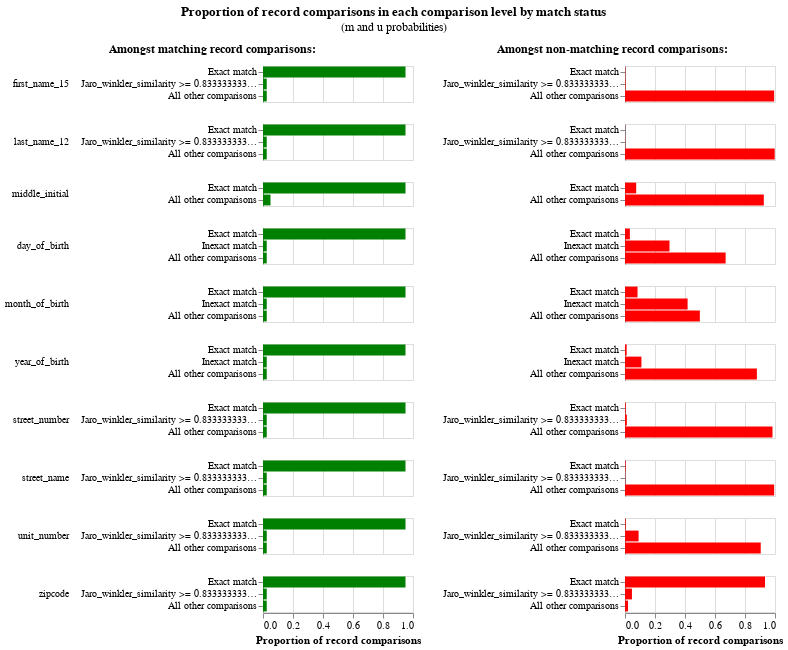

Source (notebook cell):
### Code cell
# Ignore the green bars on the left, these are the m probabilities that haven't been estimated yet
linker.m_u_parameters_chart()

### Figure 1 — Vega-Lite specification as saved in the notebook (floating-point values rounded to 4 significant figures)
{"config": {"view": {"continuousWidth": 300, "continuousHeight": 300, "discreteHeight": 300, "discreteWidth": 400}, "header": {"title": null}, "title": {"anchor": "middle", "offset": 10}}, "hconcat": [{"mark": "bar", "encoding": {"color": {"value": "green"}, "row": {"field": "comparison_name", "header": {"labelAlign": "left", "labelAnchor": "middle", "labelAngle": 0}, "sort": {"field": "comparison_sort_order"}, "type": "nominal"}, "tooltip": [{"field": "m_probability_description", "title": "m probability description", "type": "nominal"}, {"field": "comparison_name", "title": "Comparison column name", "type": "nominal"}, {"field": "label_for_charts", "title": "Label", "type": "ordinal"}, {"field": "sql_condition", "title": "SQL condition", "type": "nominal"}, {"field": "m_probability", "format": ".4p", "title": "m probability", "type": "quantitative"}, {"field": "u_probability", "format": ".4p", "title": "u probability", "type": "quantitative"}, {"field": "bayes_factor", "format": ",.4f", "title": "Bayes factor = m/u", "type": "quantitative"}, {"field": "log2_bayes_factor", "format": ",.4f", "title": "Match weight = log2(m/u)", "type": "quantitative"}], "x": {"axis": {"title": "Proportion of record comparisons"}, "field": "m_probability", "type": "quantitative"}, "y": {"axis": {"title": null}, "field": "label_for_charts", "sort": {"field": "comparison_vector_value", "order": "descending"}, "type": "nominal"}}, "height": {"step": 12}, "resolve": {"scale": {"y": "independent"}}, "title": {"text": "Amongst matching record comparisons:", "fontSize": 12, "fontWeight": "bold"}, "transform": [{"filter": "(datum.bayes_factor != 'no-op filter due to vega lite issue 4680')"}], "width": 150}, {"mark": "bar", "encoding": {"color": {"value": "red"}, "row": {"field": "comparison_name", "header": {"labels": false}, "sort": {"field": "comparison_sort_order"}, "type": "nominal"}, "tooltip": [{"field": "u_probability_description", "title": "u probability description", "type": "nominal"}, {"field": "comparison_name", "title": "Comparison column name", "type": "nominal"}, {"field": "label_for_charts", "title": "Label", "type": "ordinal"}, {"field": "sql_condition", "title": "SQL condition", "type": "nominal"}, {"field": "m_probability", "format": ".4p", "title": "m probability", "type": "quantitative"}, {"field": "u_probability", "format": ".4p", "title": "u probability", "type": "quantitative"}, {"field": "bayes_factor", "format": ",.4f", "title": "Bayes factor = m/u", "type": "quantitative"}, {"field": "log2_bayes_factor", "format": ",.4f", "title": "Match weight = log2(m/u)", "type": "quantitative"}], "x": {"axis": {"title": "Proportion of record comparisons"}, "field": "u_probability", "type": "quantitative"}, "y": {"axis": {"title": null}, "field": "label_for_charts", "sort": {"field": "comparison_vector_value", "order": "descending"}, "type": "nominal"}}, "height": {"step": 12}, "resolve": {"scale": {"y": "independent"}}, "title": {"text": "Amongst non-matching record comparisons:", "fontSize": 12, "fontWeight": "bold"}, "transform": [{"filter": "(datum.bayes_factor != 'no-op filter2 due to vega lite issue 4680')"}], "width": 150}], "data": {"name": "data-6771a465c19456266f831f124d48beb2"}, "title": {"text": "Proportion of record comparisons in each comparison level by match status", "subtitle": "(m and u probabilities)"}, "$schema": "https://vega.github.io/schema/vega-lite/v5.9.3.json", "datasets": {"data-6771a465c19456266f831f124d48beb2": [{"comparison_name": "first_name_15", "sql_condition": "\"first_name_15_l\" = \"first_name_15_r\"", "label_for_charts": "Exact match", "m_probability": 0.95, "u_probability": 0.002088, "m_probability_description": "Amongst matching record comparisons, 95.00% of records are in the exact match comparison level", "u_probability_description": "Amongst non-matching record comparisons, 0.21% of records are in the exact match comparison level", "has_tf_adjustments": false, "tf_adjustment_column": null, "tf_adjustment_weight": 1.0, "is_null_level": false, "bayes_factor": 455.0, "log2_bayes_factor": 8.83, "comparison_vector_value": 2, "max_comparison_vector_value": 2, "bayes_factor_description": "If comparison level is `exact match` then comparison is 455.01 times more likely to be a match", "probability_two_random_records_match": 1.487e-05, "comparison_sort_order": 0}, {"comparison_name": "first_name_15", "sql_condition": "jaro_winkler_similarity(\"first_name_15_l\", \"first_name_15_r\") >= 0.8333333333333334", "label_for_charts": "Jaro_winkler_similarity >= 0.8333333333333334", "m_probability": 0.025, "u_probability": 0.003496, "m_probability_description": "Amongst matching record comparisons, 2.50% of records are in the jaro_winkler_similarity >= 0.8333333333333334 comparison level", "u_probability_description": "Amongst non-matching record comparisons, 0.35% of records are in the jaro_winkler_similarity >= 0.8333333333333334 comparison level", "has_tf_adjustments": false, "tf_adjustment_column": null, "tf_adjustment_weight": 1.0, "is_null_level": false, "bayes_factor": 7.151, "log2_bayes_factor": 2.838, "comparison_vector_value": 1, "max_comparison_vector_value": 2, "bayes_factor_description": "If comparison level is `jaro_winkler_similarity >= 0.8333333333333334` then comparison is 7.15 times more likely to be a match", "probability_two_random_records_match": 1.487e-05, "comparison_sort_order": 0}, {"comparison_name": "first_name_15", "sql_condition": "ELSE", "label_for_charts": "All other comparisons", "m_probability": 0.025, "u_probability": 0.9944, "m_probability_description": "Amongst matching record comparisons, 2.50% of records are in the all other comparisons comparison level", "u_probability_description": "Amongst non-matching record comparisons, 99.44% of records are in the all other comparisons comparison level", "has_tf_adjustments": false, "tf_adjustment_column": null, "tf_adjustment_weight": 1.0, "is_null_level": false, "bayes_factor": 0.02514, "log2_bayes_factor": -5.314, "comparison_vector_value": 0, "max_comparison_vector_value": 2, "bayes_factor_description": "If comparison level is `all other comparisons` then comparison is  39.78 times less likely to be a match", "probability_two_random_records_match": 1.487e-05, "comparison_sort_order": 0}, {"comparison_name": "last_name_12", "sql_condition": "\"last_name_12_l\" = \"last_name_12_r\"", "label_for_charts": "Exact match", "m_probability": 0.95, "u_probability": 0.0006531, "m_probability_description": "Amongst matching record comparisons, 95.00% of records are in the exact match comparison level", "u_probability_description": "Amongst non-matching record comparisons, 0.07% of records are in the exact match comparison level", "has_tf_adjustments": false, "tf_adjustment_column": null, "tf_adjustment_weight": 1.0, "is_null_level": false, "bayes_factor": 1454.0, "log2_bayes_factor": 10.51, "comparison_vector_value": 2, "max_comparison_vector_value": 2, "bayes_factor_description": "If comparison level is `exact match` then comparison is 1,454.50 times more likely to be a match", "probability_two_random_records_match": 1.487e-05, "comparison_sort_order": 1}, {"comparison_name": "last_name_12", "sql_condition": "jaro_winkler_similarity(\"last_name_12_l\", \"last_name_12_r\") >= 0.8333333333333334", "label_for_charts": "Jaro_winkler_similarity >= 0.8333333333333334", "m_probability": 0.025, "u_probability": 0.001259, "m_probability_description": "Amongst matching record comparisons, 2.50% of records are in the jaro_winkler_similarity >= 0.8333333333333334 comparison level", "u_probability_description": "Amongst non-matching record comparisons, 0.13% of records are in the jaro_winkler_similarity >= 0.8333333333333334 comparison level", "has_tf_adjustments": false, "tf_adjustment_column": null, "tf_adjustment_weight": 1.0, "is_null_level": false, "bayes_factor": 19.86, "log2_bayes_factor": 4.312, "comparison_vector_value": 1, "max_comparison_vector_value": 2, "bayes_factor_description": "If comparison level is `jaro_winkler_similarity >= 0.8333333333333334` then comparison is 19.86 times more likely to be a match", "probability_two_random_records_match": 1.487e-05, "comparison_sort_order": 1}, {"comparison_name": "last_name_12", "sql_condition": "ELSE", "label_for_charts": "All other comparisons", "m_probability": 0.025, "u_probability": 0.9981, "m_probability_description": "Amongst matching record comparisons, 2.50% of records are in the all other comparisons comparison level", "u_probability_description": "Amongst non-matching record comparisons, 99.81% of records are in the all other comparisons comparison level", "has_tf_adjustments": false, "tf_adjustment_column": null, "tf_adjustment_weight": 1.0, "is_null_level": false, "bayes_factor": 0.02505, "log2_bayes_factor": -5.319, "comparison_vector_value": 0, "max_comparison_vector_value": 2, "bayes_factor_description": "If comparison level is `all other comparisons` then comparison is  39.92 times less likely to be a match", "probability_two_random_records_match": 1.487e-05, "comparison_sort_order": 1}, {"comparison_name": "middle_initial", "sql_condition": "\"middle_initial_l\" = \"middle_initial_r\"", "label_for_charts": "Exact match", "m_probability": 0.95, "u_probability": 0.07459, "m_probability_description": "Amongst matching record comparisons, 95.00% of records are in the exact match comparison level", "u_probability_description": "Amongst non-matching record comparisons, 7.46% of records are in the exact match comparison level", "has_tf_adjustments": false, "tf_adjustment_column": null, "tf_adjustment_weight": 1.0, "is_null_level": false, "bayes_factor": 12.74, "log2_bayes_factor": 3.671, "comparison_vector_value": 1, "max_comparison_vector_value": 1, "bayes_factor_description": "If comparison level is `exact match` then comparison is 12.74 times more likely to be a match", "probability_two_random_records_match": 1.487e-05, "comparison_sort_order": 2}, {"comparison_name": "middle_initial", "sql_condition": "ELSE", "label_for_charts": "All other comparisons", "m_probability": 0.05, "u_probability": 0.9254, "m_probability_description": "Amongst matching record comparisons, 5.00% of records are in the all other comparisons comparison level", "u_probability_description": "Amongst non-matching record comparisons, 92.54% of records are in the all other comparisons comparison level", "has_tf_adjustments": false, "tf_adjustment_column": null, "tf_adjustment_weight": 1.0, "is_null_level": false, "bayes_factor": 0.05403, "log2_bayes_factor": -4.21, "comparison_vector_value": 0, "max_comparison_vector_value": 1, "bayes_factor_description": "If comparison level is `all other comparisons` then comparison is  18.51 times less likely to be a match", "probability_two_random_records_match": 1.487e-05, "comparison_sort_order": 2}, {"comparison_name": "day_of_birth", "sql_condition": "\"day_of_birth_l\" = \"day_of_birth_r\"", "label_for_charts": "Exact match", "m_probability": 0.95, "u_probability": 0.03247, "m_probability_description": "Amongst matching record comparisons, 95.00% of records are in the exact match comparison level", "u_probability_description": "Amongst non-matching record comparisons, 3.25% of records are in the exact match comparison level", "has_tf_adjustments": false, "tf_adjustment_column": null, "tf_adjustment_weight": 1.0, "is_null_level": false, "bayes_factor": 29.25, "log2_bayes_factor": 4.871, "comparison_vector_value": 2, "max_comparison_vector_value": 2, "bayes_factor_description": "If comparison level is `exact match` then comparison is 29.25 times more likely to be a match", "probability_two_random_records_match": 1.487e-05, "comparison_sort_order": 3}, {"comparison_name": "day_of_birth", "sql_condition": "abs(day_of_birth_l - day_of_birth_r) <= 5", "label_for_charts": "Inexact match", "m_probability": 0.025, "u_probability": 0.2966, "m_probability_description": "Amongst matching record comparisons, 2.50% of records are in the inexact match comparison level", "u_probability_description": "Amongst non-matching record comparisons, 29.66% of records are in the inexact match comparison level", "has_tf_adjustments": false, "tf_adjustment_column": null, "tf_adjustment_weight": 1.0, "is_null_level": false, "bayes_factor": 0.08429, "log2_bayes_factor": -3.569, "comparison_vector_value": 1, "max_comparison_vector_value": 2, "bayes_factor_description": "If comparison level is `inexact match` then comparison is  11.86 times less likely to be a match", "probability_two_random_records_match": 1.487e-05, "comparison_sort_order": 3}, {"comparison_name": "day_of_birth", "sql_condition": "ELSE", "label_for_charts": "All other comparisons", "m_probability": 0.025, "u_probability": 0.6709, "m_probability_description": "Amongst matching record comparisons, 2.50% of records are in the all other comparisons comparison level", "u_probability_description": "Amongst non-matching record comparisons, 67.09% of records are in the all other comparisons comparison level", "has_tf_adjustments": false, "tf_adjustment_column": null, "tf_adjustment_weight": 1.0, "is_null_level": false, "bayes_factor": 0.03726, "log2_bayes_factor": -4.746, "comparison_vector_value": 0, "max_comparison_vector_value": 2, "bayes_factor_description": "If comparison level is `all other comparisons` then comparison is  26.84 times less likely to be a match", "probability_two_random_records_match": 1.487e-05, "comparison_sort_order": 3}, {"comparison_name": "month_of_birth", "sql_condition": "\"month_of_birth_l\" = \"month_of_birth_r\"", "label_for_charts": "Exact match", "m_probability": 0.95, "u_probability": 0.08359, "m_probability_description": "Amongst matching record comparisons, 95.00% of records are in the exact match comparison level", "u_probability_description": "Amongst non-matching record comparisons, 8.36% of records are in the exact match comparison level", "has_tf_adjustments": false, "tf_adjustment_column": null, "tf_adjustment_weight": 1.0, "is_null_level": false, "bayes_factor": 11.36, "log2_bayes_factor": 3.506, "comparison_vector_value": 2, "max_comparison_vector_value": 2, "bayes_factor_description": "If comparison level is `exact match` then comparison is 11.36 times more likely to be a match", "probability_two_random_records_match": 1.487e-05, "comparison_sort_order": 4}, {"comparison_name": "month_of_birth", "sql_condition": "abs(month_of_birth_l - month_of_birth_r) <= 3", "label_for_charts": "Inexact match", "m_probability": 0.025, "u_probability": 0.4174, "m_probability_description": "Amongst matching record comparisons, 2.50% of records are in the inexact match comparison level", "u_probability_description": "Amongst non-matching record comparisons, 41.74% of records are in the inexact match comparison level", "has_tf_adjustments": false, "tf_adjustment_column": null, "tf_adjustment_weight": 1.0, "is_null_level": false, "bayes_factor": 0.05989, "log2_bayes_factor": -4.062, "comparison_vector_value": 1, "max_comparison_vector_value": 2, "bayes_factor_description": "If comparison level is `inexact match` then comparison is  16.70 times less likely to be a match", "probability_two_random_records_match": 1.487e-05, "comparison_sort_order": 4}, {"comparison_name": "month_of_birth", "sql_condition": "ELSE", "label_for_charts": "All other comparisons", "m_probability": 0.025, "u_probability": 0.499, "m_probability_description": "Amongst matching record comparisons, 2.50% of records are in the all other comparisons comparison level", "u_probability_description": "Amongst non-matching record comparisons, 49.90% of records are in the all other comparisons comparison level", "has_tf_adjustments": false, "tf_adjustment_column": null, "tf_adjustment_weight": 1.0, "is_null_level": false, "bayes_factor": 0.0501, "log2_bayes_factor": -4.319, "comparison_vector_value": 0, "max_comparison_vector_value": 2, "bayes_factor_description": "If comparison level is `all other comparisons` then comparison is  19.96 times less likely to be a match", "probability_two_random_records_match": 1.487e-05, "comparison_sort_order": 4}, {"comparison_name": "year_of_birth", "sql_condition": "\"year_of_birth_l\" = \"year_of_birth_r\"", "label_for_charts": "Exact match", "m_probability": 0.95, "u_probability": 0.01111, "m_probability_description": "Amongst matching record comparisons, 95.00% of records are in the exact match comparison level", "u_probability_description": "Amongst non-matching record comparisons, 1.11% of records are in the exact match comparison level", "has_tf_adjustments": false, "tf_adjustment_column": null, "tf_adjustment_weight": 1.0, "is_null_level": false, "bayes_factor": 85.51, "log2_bayes_factor": 6.418, "comparison_vector_value": 2, "max_comparison_vector_value": 2, "bayes_factor_description": "If comparison level is `exact match` then comparison is 85.51 times more likely to be a match", "probability_two_random_records_match": 1.487e-05, "comparison_sort_order": 5}, {"comparison_name": "year_of_birth", "sql_condition": "abs(year_of_birth_l - year_of_birth_r) <= 5", "label_for_charts": "Inexact match", "m_probability": 0.025, "u_probability": 0.1096, "m_probability_description": "Amongst matching record comparisons, 2.50% of records are in the inexact match comparison level", "u_probability_description": "Amongst non-matching record comparisons, 10.96% of records are in the inexact match comparison level", "has_tf_adjustments": false, "tf_adjustment_column": null, "tf_adjustment_weight": 1.0, "is_null_level": false, "bayes_factor": 0.2281, "log2_bayes_factor": -2.132, "comparison_vector_value": 1, "max_comparison_vector_value": 2, "bayes_factor_description": "If comparison level is `inexact match` then comparison is  4.38 times less likely to be a match", "probability_two_random_records_match": 1.487e-05, "comparison_sort_order": 5}, {"comparison_name": "year_of_birth", "sql_condition": "ELSE", "label_for_charts": "All other comparisons", "m_probability": 0.025, "u_probability": 0.8793, "m_probability_description": "Amongst matching record comparisons, 2.50% of records are in the all other comparisons comparison level", "u_probability_description": "Amongst non-matching record comparisons, 87.93% of records are in the all other comparisons comparison level", "has_tf_adjustments": false, "tf_adjustment_column": null, "tf_adjustment_weight": 1.0, "is_null_level": false, "bayes_factor": 0.02843, "log2_bayes_factor": -5.136, "comparison_vector_value": 0, "max_comparison_vector_value": 2, "bayes_factor_description": "If comparison level is `all other comparisons` then comparison is  35.17 times less likely to be a match", "probability_two_random_records_match": 1.487e-05, "comparison_sort_order": 5}, {"comparison_name": "street_number", "sql_condition": "\"street_number_l\" = \"street_number_r\"", "label_for_charts": "Exact match", "m_probability": 0.95, "u_probability": 0.004592, "m_probability_description": "Amongst matching record comparisons, 95.00% of records are in the exact match comparison level", "u_probability_description": "Amongst non-matching record comparisons, 0.46% of records are in the exact match comparison level", "has_tf_adjustments": false, "tf_adjustment_column": null, "tf_adjustment_weight": 1.0, "is_null_level": false, "bayes_factor": 206.9, "log2_bayes_factor": 7.693, "comparison_vector_value": 2, "max_comparison_vector_value": 2, "bayes_factor_description": "If comparison level is `exact match` then comparison is 206.90 times more likely to be a match", "probability_two_random_records_match": 1.487e-05, "comparison_sort_order": 6}, {"comparison_name": "street_number", "sql_condition": "jaro_winkler_similarity(\"street_number_l\", \"street_number_r\") >= 0.8333333333333334", "label_for_charts": "Jaro_winkler_similarity >= 0.8333333333333334", "m_probability": 0.025, "u_probability": 0.01221, "m_probability_description": "Amongst matching record comparisons, 2.50% of records are in the jaro_winkler_similarity >= 0.8333333333333334 comparison level", "u_probability_description": "Amongst non-matching record comparisons, 1.22% of records are in the jaro_winkler_similarity >= 0.8333333333333334 comparison level", "has_tf_adjustments": false, "tf_adjustment_column": null, "tf_adjustment_weight": 1.0, "is_null_level": false, "bayes_factor": 2.047, "log2_bayes_factor": 1.033, "comparison_vector_value": 1, "max_comparison_vector_value": 2, "bayes_factor_description": "If comparison level is `jaro_winkler_similarity >= 0.8333333333333334` then comparison is 2.05 times more likely to be a match", "probability_two_random_records_match": 1.487e-05, "comparison_sort_order": 6}, {"comparison_name": "street_number", "sql_condition": "ELSE", "label_for_charts": "All other comparisons", "m_probability": 0.025, "u_probability": 0.9832, "m_probability_description": "Amongst matching record comparisons, 2.50% of records are in the all other comparisons comparison level", "u_probability_description": "Amongst non-matching record comparisons, 98.32% of records are in the all other comparisons comparison level", "has_tf_adjustments": false, "tf_adjustment_column": null, "tf_adjustment_weight": 1.0, "is_null_level": false, "bayes_factor": 0.02543, "log2_bayes_factor": -5.297, "comparison_vector_value": 0, "max_comparison_vector_value": 2, "bayes_factor_description": "If comparison level is `all other comparisons` then comparison is  39.33 times less likely to be a match", "probability_two_random_records_match": 1.487e-05, "comparison_sort_order": 6}, {"comparison_name": "street_name", "sql_condition": "\"street_name_l\" = \"street_name_r\"", "label_for_charts": "Exact match", "m_probability": 0.95, "u_probability": 0.003833, "m_probability_description": "Amongst matching record comparisons, 95.00% of records are in the exact match comparison level", "u_probability_description": "Amongst non-matching record comparisons, 0.38% of records are in the exact match comparison level", "has_tf_adjustments": false, "tf_adjustment_column": null, "tf_adjustment_weight": 1.0, "is_null_level": false, "bayes_factor": 247.8, "log2_bayes_factor": 7.953, "comparison_vector_value": 2, "max_comparison_vector_value": 2, "bayes_factor_description": "If comparison level is `exact match` then comparison is 247.83 times more likely to be a match", "probability_two_random_records_match": 1.487e-05, "comparison_sort_order": 7}, {"comparison_name": "street_name", "sql_condition": "jaro_winkler_similarity(\"street_name_l\", \"street_name_r\") >= 0.8333333333333334", "label_for_charts": "Jaro_winkler_similarity >= 0.8333333333333334", "m_probability": 0.025, "u_probability": 0.001766, "m_probability_description": "Amongst matching record comparisons, 2.50% of records are in the jaro_winkler_similarity >= 0.8333333333333334 comparison level", "u_probability_description": "Amongst non-matching record comparisons, 0.18% of records are in the jaro_winkler_similarity >= 0.8333333333333334 comparison level", "has_tf_adjustments": false, "tf_adjustment_column": null, "tf_adjustment_weight": 1.0, "is_null_level": false, "bayes_factor": 14.15, "log2_bayes_factor": 3.823, "comparison_vector_value": 1, "max_comparison_vector_value": 2, "bayes_factor_description": "If comparison level is `jaro_winkler_similarity >= 0.8333333333333334` then comparison is 14.15 times more likely to be a match", "probability_two_random_records_match": 1.487e-05, "comparison_sort_order": 7}, {"comparison_name": "street_name", "sql_condition": "ELSE", "label_for_charts": "All other comparisons", "m_probability": 0.025, "u_probability": 0.9944, "m_probability_description": "Amongst matching record comparisons, 2.50% of records are in the all other comparisons comparison level", "u_probability_description": "Amongst non-matching record comparisons, 99.44% of records are in the all other comparisons comparison level", "has_tf_adjustments": false, "tf_adjustment_column": null, "tf_adjustment_weight": 1.0, "is_null_level": false, "bayes_factor": 0.02514, "log2_bayes_factor": -5.314, "comparison_vector_value": 0, "max_comparison_vector_value": 2, "bayes_factor_description": "If comparison level is `all other comparisons` then comparison is  39.78 times less likely to be a match", "probability_two_random_records_match": 1.487e-05, "comparison_sort_order": 7}, {"comparison_name": "unit_number", "sql_condition": "\"unit_number_l\" = \"unit_number_r\"", "label_for_charts": "Exact match", "m_probability": 0.95, "u_probability": 0.004421, "m_probability_description": "Amongst matching record comparisons, 95.00% of records are in the exact match comparison level", "u_probability_description": "Amongst non-matching record comparisons, 0.44% of records are in the exact match comparison level", "has_tf_adjustments": false, "tf_adjustment_column": null, "tf_adjustment_weight": 1.0, "is_null_level": false, "bayes_factor": 214.9, "log2_bayes_factor": 7.747, "comparison_vector_value": 2, "max_comparison_vector_value": 2, "bayes_factor_description": "If comparison level is `exact match` then comparison is 214.89 times more likely to be a match", "probability_two_random_records_match": 1.487e-05, "comparison_sort_order": 8}, {"comparison_name": "unit_number", "sql_condition": "jaro_winkler_similarity(\"unit_number_l\", \"unit_number_r\") >= 0.8333333333333334", "label_for_charts": "Jaro_winkler_similarity >= 0.8333333333333334", "m_probability": 0.025, "u_probability": 0.09068, "m_probability_description": "Amongst matching record comparisons, 2.50% of records are in the jaro_winkler_similarity >= 0.8333333333333334 comparison level", "u_probability_description": "Amongst non-matching record comparisons, 9.07% of records are in the jaro_winkler_similarity >= 0.8333333333333334 comparison level", "has_tf_adjustments": false, "tf_adjustment_column": null, "tf_adjustment_weight": 1.0, "is_null_level": false, "bayes_factor": 0.2757, "log2_bayes_factor": -1.859, "comparison_vector_value": 1, "max_comparison_vector_value": 2, "bayes_factor_description": "If comparison level is `jaro_winkler_similarity >= 0.8333333333333334` then comparison is  3.63 times less likely to be a match", "probability_two_random_records_match": 1.487e-05, "comparison_sort_order": 8}, {"comparison_name": "unit_number", "sql_condition": "ELSE", "label_for_charts": "All other comparisons", "m_probability": 0.025, "u_probability": 0.9049, "m_probability_description": "Amongst matching record comparisons, 2.50% of records are in the all other comparisons comparison level", "u_probability_description": "Amongst non-matching record comparisons, 90.49% of records are in the all other comparisons comparison level", "has_tf_adjustments": false, "tf_adjustment_column": null, "tf_adjustment_weight": 1.0, "is_null_level": false, "bayes_factor": 0.02763, "log2_bayes_factor": -5.178, "comparison_vector_value": 0, "max_comparison_vector_value": 2, "bayes_factor_description": "If comparison level is `all other comparisons` then comparison is  36.20 times less likely to be a match", "probability_two_random_records_match": 1.487e-05, "comparison_sort_order": 8}, {"comparison_name": "zipcode", "sql_condition": "\"zipcode_l\" = \"zipcode_r\"", "label_for_charts": "Exact match", "m_probability": 0.95, "u_probability": 0.9335, "m_probability_description": "Amongst matching record comparisons, 95.00% of records are in the exact match comparison level", "u_probability_description": "Amongst non-matching record comparisons, 93.35% of records are in the exact match comparison level", "has_tf_adjustments": false, "tf_adjustment_column": null, "tf_adjustment_weight": 1.0, "is_null_level": false, "bayes_factor": 1.018, "log2_bayes_factor": 0.02527, "comparison_vector_value": 2, "max_comparison_vector_value": 2, "bayes_factor_description": "If comparison level is `exact match` then comparison is 1.02 times more likely to be a match", "probability_two_random_records_match": 1.487e-05, "comparison_sort_order": 9}, {"comparison_name": "zipcode", "sql_condition": "jaro_winkler_similarity(\"zipcode_l\", \"zipcode_r\") >= 0.8333333333333334", "label_for_charts": "Jaro_winkler_similarity >= 0.8333333333333334", "m_probability": 0.025, "u_probability": 0.04626, "m_probability_description": "Amongst matching record comparisons, 2.50% of records are in the jaro_winkler_similarity >= 0.8333333333333334 comparison level", "u_probability_description": "Amongst non-matching record comparisons, 4.63% of records are in the jaro_winkler_similarity >= 0.8333333333333334 comparison level", "has_tf_adjustments": false, "tf_adjustment_column": null, "tf_adjustment_weight": 1.0, "is_null_level": false, "bayes_factor": 0.5404, "log2_bayes_factor": -0.8879, "comparison_vector_value": 1, "max_comparison_vector_value": 2, "bayes_factor_description": "If comparison level is `jaro_winkler_similarity >= 0.8333333333333334` then comparison is  1.85 times less likely to be a match", "probability_two_random_records_match": 1.487e-05, "comparison_sort_order": 9}, {"comparison_name": "zipcode", "sql_condition": "ELSE", "label_for_charts": "All other comparisons", "m_probability": 0.025, "u_probability": 0.02023, "m_probability_description": "Amongst matching record comparisons, 2.50% of records are in the all other comparisons comparison level", "u_probability_description": "Amongst non-matching record comparisons, 2.02% of records are in the all other comparisons comparison level", "has_tf_adjustments": false, "tf_adjustment_column": null, "tf_adjustment_weight": 1.0, "is_null_level": false, "bayes_factor": 1.236, "log2_bayes_factor": 0.3053, "comparison_vector_value": 0, "max_comparison_vector_value": 2, "bayes_factor_description": "If comparison level is `all other comparisons` then comparison is 1.24 times more likely to be a match", "probability_two_random_records_match": 1.487e-05, "comparison_sort_order": 9}]}}
